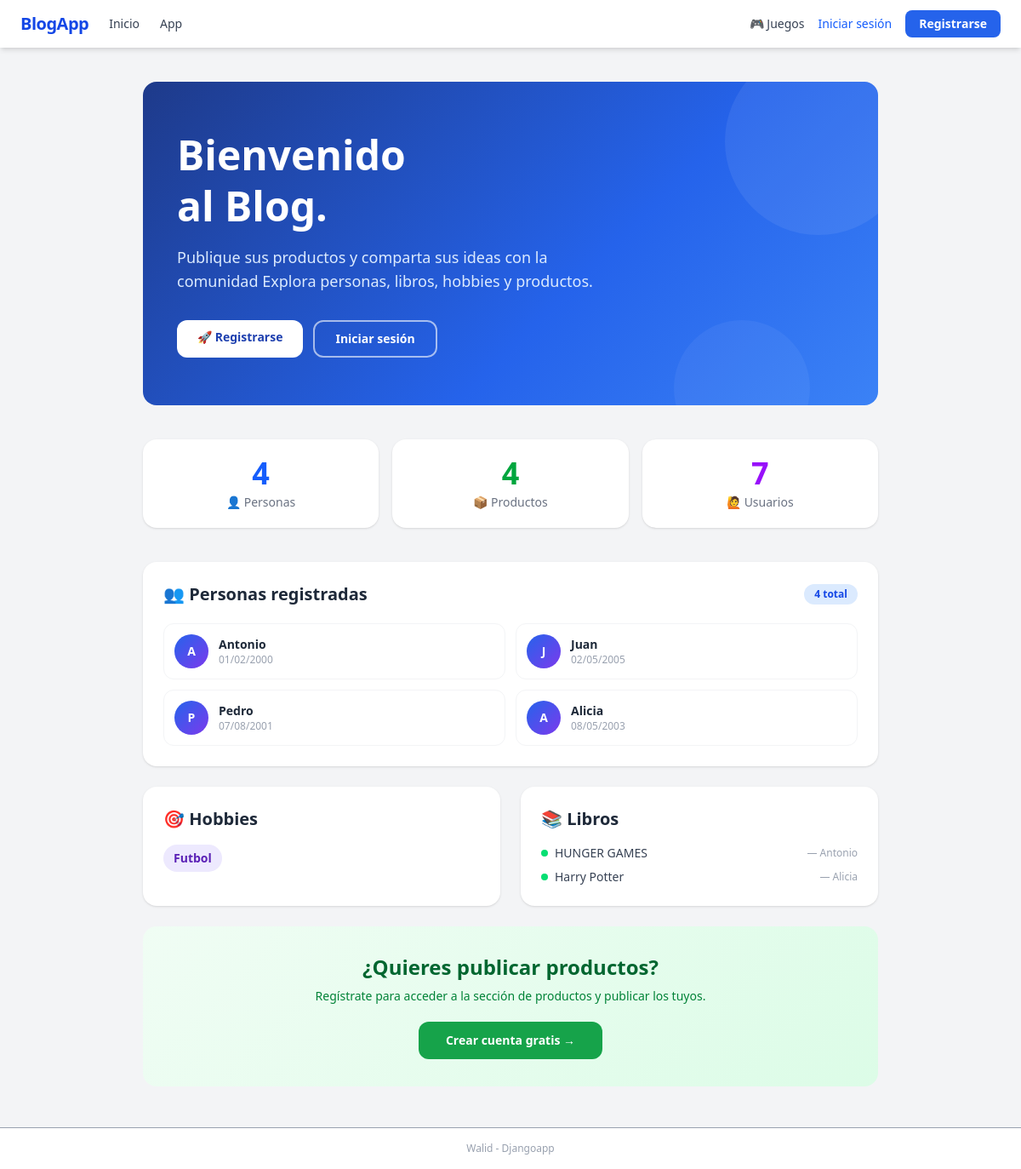
The page / on the database its author committed.
### djangoapp/models.py (models this page shows, shortened)
class Person(models.Model):
    name = models.CharField(max_length=50)
    birth = models.DateField()
    slug = models.SlugField()

class Hobby(models.Model):
    title = models.CharField(max_length=50)
    persons = models.ManyToManyField(Person)

class Book(models.Model):
    title = models.CharField(max_length=100)
    person = models.ForeignKey(Person, on_delete=models.CASCADE)

### djangoapp/views.py (the view)
# urls.py: 2. Add a URL to urlpatterns:  path('', views.home, name='home')
def home(request):
    from django.contrib.auth.models import User
    person_list = Person.objects.all()
    book_list = Book.objects.all()
    hobby_list = Hobby.objects.all()
    return render(request, "djangoapp/home.html", {
        'persons': person_list,
        'books': book_list,
        'hobbies': hobby_list,
        'product_count': Product.objects.count(),
        'user_count': User.objects.count(),
        'person_count': person_list.count(),
    })

### djangoapp/templates/djangoapp/home.html (shortened to what this page needs)
{% extends "base.html" %}
{% block content %}
<div class="rounded-2xl overflow-hidden mb-10 relative"
     style="background: linear-gradient(135deg, #1e3a8a 0%, #2563eb 60%, #3b82f6 100%); min-height: 260px;">
    <div class="px-10 py-14 relative z-10">
        <h1 class="text-5xl font-extrabold text-white mb-4 leading-tight">
            Bienvenido <br> al Blog.
        </h1>
        <p class="text-blue-100 text-lg mb-8 max-w-lg">
           Publique sus productos y comparta sus ideas con la comunidad
            Explora personas, libros, hobbies y productos.
        </p>
        <div class="flex gap-3 flex-wrap">
            {% if user.is_authenticated %}
                <a href="{% url 'djangoapp:products_list' %}"
                   style="background:#ffffff; color:#1e40af;"
                   class="px-6 py-2.5 rounded-xl font-bold text-sm hover:opacity-90 transition">
                    📦 Ver Productos
                </a>
                <a href="{% url 'djangoapp:app_page' %}"
                   style="border:2px solid rgba(255,255,255,0.6); color:#ffffff;"
                   class="px-6 py-2.5 rounded-xl font-bold text-sm hover:bg-white hover:bg-opacity-10 transition">
                    🗂 Explorar App
                </a>
            {% else %}
                <a href="{% url 'users:register' %}"
                   style="background:#ffffff; color:#1e40af;"
                   class="px-6 py-2.5 rounded-xl font-bold text-sm hover:opacity-90 transition">
                    🚀 Registrarse
                </a>
                <a href="{% url 'users:login' %}"
                   style="border:2px solid rgba(255,255,255,0.6); color:#ffffff;"
                   class="px-6 py-2.5 rounded-xl font-bold text-sm hover:bg-white hover:bg-opacity-10 transition">
                    Iniciar sesión
                </a>
            {% endif %}
        </div>
    </div>
    <div style="position:absolute; top:-40px; right:-40px; width:220px; height:220px;
                background:rgba(255,255,255,0.07); border-radius:50%;"></div>
    <div style="position:absolute; bottom:-60px; right:80px; width:160px; height:160px;
                background:rgba(255,255,255,0.05); border-radius:50%;"></div>
</div>
<div class="grid grid-cols-3 gap-4 mb-10">
    <div class="bg-white dark:bg-gray-800 rounded-2xl shadow p-5 text-center">
        <div class="text-4xl font-extrabold text-blue-600 mb-1">{{ person_count }}</div>
        <div class="text-sm text-gray-500 dark:text-gray-400 font-medium">👤 Personas</div>
    </div>
    <div class="bg-white dark:bg-gray-800 rounded-2xl shadow p-5 text-center">
        <div class="text-4xl font-extrabold text-green-600 mb-1">{{ product_count }}</div>
        <div class="text-sm text-gray-500 dark:text-gray-400 font-medium">📦 Productos</div>
    </div>
    <div class="bg-white dark:bg-gray-800 rounded-2xl shadow p-5 text-center">
        <div class="text-4xl font-extrabold text-purple-600 mb-1">{{ user_count }}</div>
        <div class="text-sm text-gray-500 dark:text-gray-400 font-medium">🙋 Usuarios</div>
    </div>
</div>
<div class="bg-white dark:bg-gray-800 rounded-2xl shadow p-6 mb-6">
    <div class="flex items-center justify-between mb-5">
        <h2 class="text-xl font-bold text-gray-800 dark:text-gray-100">👥 Personas registradas</h2>
        <span class="text-xs bg-blue-100 text-blue-700 dark:bg-blue-900 dark:text-blue-200 px-3 py-1 rounded-full font-semibold">
            {{ person_count }} total
        </span>
    </div>
    <div class="grid grid-cols-2 gap-3">
        {% for person in persons %}
        <a href="{% url 'djangoapp:person' slug=person.slug %}"
           class="flex items-center gap-3 p-3 rounded-xl border border-gray-100 dark:border-gray-700 hover:border-blue-300 hover:bg-blue-50 dark:hover:bg-gray-700 transition group">
            <div class="w-10 h-10 rounded-full flex items-center justify-center font-bold text-white text-sm flex-shrink-0"
                 style="background: linear-gradient(135deg, #2563eb, #7c3aed);">
                {{ person.name|first|upper }}
            </div>
            <div>
                <div class="font-semibold text-gray-800 dark:text-gray-100 group-hover:text-blue-600 text-sm transition">
                    {{ person.name }}
                </div>
                <div class="text-xs text-gray-400">{{ person.birth|date:"d/m/Y" }}</div>
            </div>
        </a>
        {% empty %}
        <p class="text-gray-400 text-sm col-span-2 text-center py-4">
            No hay personas aún. Añade una desde el
            <a href="/admin/" class="text-blue-500 hover:underline">panel admin</a>.
        </p>
        {% endfor %}
    </div>
</div>
<div class="grid grid-cols-2 gap-6 mb-6">
    <div class="bg-white dark:bg-gray-800 rounded-2xl shadow p-6">
        <h2 class="text-xl font-bold text-gray-800 dark:text-gray-100 mb-4">🎯 Hobbies</h2>
        <div class="flex flex-wrap gap-2">
            {% for hobby in hobbies %}
            <span class="px-3 py-1.5 rounded-full text-sm font-semibold"
                  style="background:#ede9fe; color:#5b21b6;">
                {{ hobby.title }}
            </span>
            {% empty %}
            <p class="text-gray-400 text-sm">No hay hobbies registrados.</p>
            {% endfor %}
        </div>
    </div>
    <div class="bg-white dark:bg-gray-800 rounded-2xl shadow p-6">
        <h2 class="text-xl font-bold text-gray-800 dark:text-gray-100 mb-4">📚 Libros</h2>
        <ul class="space-y-2">
            {% for book in books %}
            <li class="flex items-center gap-2 text-sm text-gray-700 dark:text-gray-300">
                <span class="w-2 h-2 rounded-full bg-green-400 flex-shrink-0"></span>
                <span class="font-medium">{{ book.title }}</span>
                <span class="text-gray-400 text-xs ml-auto">— {{ book.person.name }}</span>
            </li>
            {% empty %}
            <p class="text-gray-400 text-sm">No hay libros registrados.</p>
            {% endfor %}
        </ul>
    </div>
</div>
{% if not user.is_authenticated %}
<div class="rounded-2xl p-8 text-center"
     style="background: linear-gradient(135deg, #f0fdf4, #dcfce7);">
    <h3 class="text-2xl font-bold text-green-800 mb-2">¿Quieres publicar productos?</h3>
    <p class="text-green-700 mb-5 text-sm">Regístrate para acceder a la sección de productos y publicar los tuyos.</p>
    <a href="{% url 'users:register' %}"
       style="background:#16a34a; color:#ffffff;"
       class="px-8 py-3 rounded-xl font-bold text-sm hover:opacity-90 transition inline-block">
        Crear cuenta gratis →
    </a>
</div>
{% endif %}
{% endblock %}

### rows shown on the page
Person: name|first "A", name "Antonio", birth "01/02/2000"
Person: name|first "J", name "Juan", birth "02/05/2005"
Person: name|first "P", name "Pedro", birth "07/08/2001"
Person: name|first "A", name "Alicia", birth "08/05/2003"
Hobby: title "Futbol"
Book: title "HUNGER GAMES", person.name "Antonio"
Book: title "Harry Potter", person.name "Alicia"

### other values the page prints
{{ person_count }} "4"
{{ product_count }} "4"
{{ user_count }} "7"
